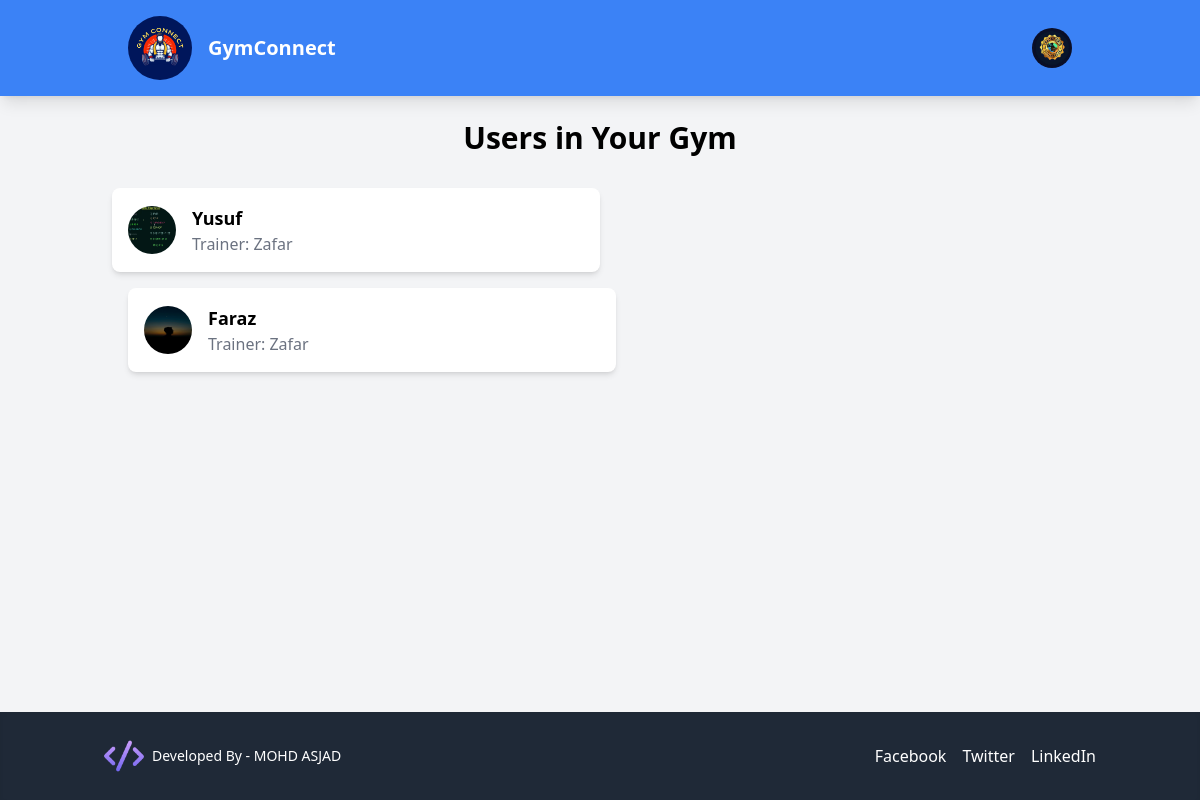
/gym-owner/list-users/ (signed in), run on the app's committed database.
### accounts/models.py (models this page shows, shortened)
class BaseUser(AbstractBaseUser, PermissionsMixin):
    email = models.EmailField(unique=True)
    password = models.CharField(max_length=128)
    is_active = models.BooleanField(default=True)
    is_staff = models.BooleanField(default=False)
    objects = BaseUserManager()
    USERNAME_FIELD = 'email'
    REQUIRED_FIELDS = []

class GymOwner(BaseUser):
    gym_name = models.CharField(max_length=255)
    contact_no = models.CharField(max_length=10, null= True)
    address = models.CharField(max_length=255,blank=True, null=True)
    city = models.CharField(max_length=100, blank=True, null=True)
    state = models.CharField(max_length=100, blank=True, null=True)
    profile_picture = models.ImageField(upload_to='profile_pictures/', blank=True, null=True)

class GymUser(BaseUser):
    def default_trainer():
        try:
            return GymOwner.objects.get(email="defaulttrainer@gymconnect.com").id
        except GymOwner.DoesNotExist:
            return None  # or a default valid ID if you prefer
    def default_gym_owner():
        try:
            return Trainer.objects.get(email="default@gymconnect.com").id
        except Trainer.DoesNotExist:
            return None
    name = models.CharField(max_length=255)
    contact_no = models.CharField(max_length=10, null= True)
    trainer_id = models.ForeignKey(Trainer, on_delete=models.CASCADE, blank=True, null=True, default=default_trainer)
    gym_id = models.ForeignKey(GymOwner, on_delete=models.CASCADE, blank=True, null=True, default=default_gym_owner)
    address = models.CharField(max_length=255,blank=True, null=True)
    city = models.CharField(max_length=100, blank=True, null=True)
    state = models.CharField(max_length=100, blank=True, null=True)
    profile_picture = models.ImageField(upload_to='profile_pictures/', blank=True, null=True)

class Trainer(BaseUser):
    def default_gym_owner():
        try:
            return Trainer.objects.get(email="default@gymconnect.com").id
        except Trainer.DoesNotExist:
            return None  # or a default valid ID if you prefer
    name = models.CharField(max_length=255)
    gym_id = models.ForeignKey(GymOwner, on_delete=models.CASCADE, blank=True, null=True, default=default_gym_owner)  # Using callable for default
    contact_no = models.CharField(max_length=10, null= True)
    address = models.CharField(max_length=255,blank=True, null=True)
    city = models.CharField(max_length=100, blank=True, null=True)
    state = models.CharField(max_length=100, blank=True, null=True)
    profile_picture = models.ImageField(upload_to='profile_pictures/', blank=True, null=True)
    certificate_image = models.ImageField(upload_to='certificates/', blank=True, null=True)

### gymOwner/views.py (the view)
# urls.py: path('list-users/', views.list_users, name='list_users'),
@login_required
def list_users(request):
    gym_id =  request.user
    gym_owner = GymOwner.objects.get(id=request.user.id)
    users = GymUser.objects.filter(gym_id=gym_id).select_related('trainer_id')
    print(gym_owner.profile_picture)
    user_data = []
    for user in users:
        user_data.append({
            'profile': user.profile_picture,
            "username": user.name,
            'phone': user.contact_no,
            'email':user.email,
            "trainer_name": user.trainer_id.name if user.trainer_id else "No trainer assigned",
        })
    return render(request, 'gymOwner/list_users.html', {"users": user_data,'owner_profile':gym_owner,})

### gymOwner/templates/gymOwner/list_users.html (shortened to what this page needs)
<!DOCTYPE html>
<html lang="en">
  <head>
    <script src="https://cdn.tailwindcss.com"></script>
  </head>
  <body class="bg-gray-100 font-sans min-h-screen flex flex-col">
    {% load static %}
    <header class="bg-blue-500 text-white py-4 shadow-lg">
      <div class="container mx-auto flex items-center justify-between">
        <div class="flex items-center space-x-4 px-10">
          <a href="{% url 'gym_owner_deshboard' %}">
            <img
              src="{% static 'core/image/logo.png' %}"
              class="w-16 h-16 rounded-full hover:scale-105 transition-transform duration-300"
              alt="GymConnect Logo"
            />
          </a>
          <div class="text-xl font-semibold">GymConnect</div>
        </div>
        <nav class="relative px-10">
          <a href="{% url 'logout' %}">
            <img
              src="{{ owner_profile.profile_picture.url }}"
              class="w-10 h-10 rounded-full object-cover transition duration-300 transform hover:scale-110"
              alt="Profile Picture"
            />
          </a>
        </nav>
      </div>
    </header>
    <div class="container mx-auto p-6">
      <h1 class="text-3xl font-bold text-center mb-8">Users in Your Gym</h1>
      <ul class="space-y-4 grid space-x-4 grid-4">
        {% for user in users %}
        <li
          class="bg-white p-4 w-1/2 rounded-lg shadow-md transition duration-300 transform hover:scale-105 cursor-pointer"
          onclick="toggleDetails('{{ user.username }}')"
        >
          <div class="flex items-center">
            <img
              src="{{ user.profile.url }}"
              class="w-12 h-12 rounded-full mr-4"
              alt="User Profile Picture"
            />
            <div>
              <p class="text-lg font-semibold">{{ user.username }}</p>
              <p class="text-gray-500">Trainer: {{ user.trainer_name }}</p>
            </div>
          </div>
        </li>
        {% endfor %}
      </ul>
    </div>
    <footer class="bg-gray-800 text-white py-6 shadow-inner mt-auto">
      <div class="container mx-auto flex items-center justify-between px-4">
        <div class="footer-logo flex items-center">
          <img
            src="{% static 'core/image/footer-logo.png' %}"
            class="w-10 h-10 rounded-full hover:scale-105 transition-transform duration-300"
            alt="Footer Logo"
          />
          <span class="ml-2 text-sm font-medium"
            >Developed By - MOHD ASJAD</span
          >
        </div>
        <div class="social-links flex space-x-4">
          <a href="#" class="hover:text-blue-400 transition duration-200"
            >Facebook</a
          >
          <a href="#" class="hover:text-blue-400 transition duration-200"
            >Twitter</a
          >
          <a href="#" class="hover:text-blue-400 transition duration-200"
            >LinkedIn</a
          >
        </div>
      </div>
    </footer>
  </body>
</html>

### data on the page
GymOwner: profile_picture (picture)
GymUser: username "Yusuf"
Trainer: trainer_name "Zafar" "Zafar"
GymUser: username "Faraz"
